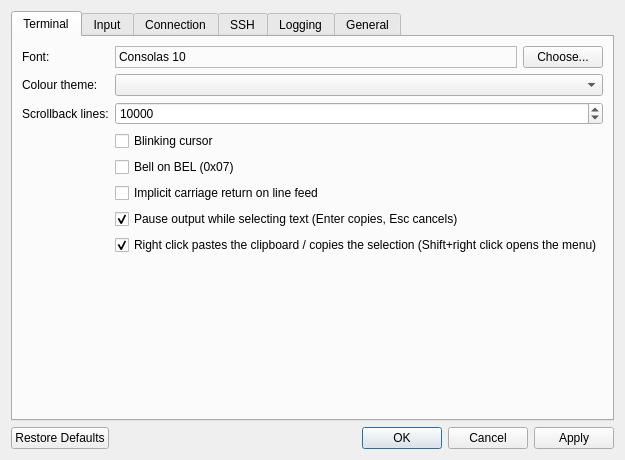
<?xml version="1.0" encoding="UTF-8"?>
<ui version="4.0">
 <class>PreferencesDialog</class>
 <widget class="QDialog" name="PreferencesDialog">
  <property name="geometry">
   <rect>
    <x>0</x>
    <y>0</y>
    <width>560</width>
    <height>460</height>
   </rect>
  </property>
  <property name="windowTitle">
   <string>Preferences</string>
  </property>
  <layout class="QVBoxLayout" name="verticalLayout">
   <item>
    <widget class="QTabWidget" name="tabWidget">
     <property name="currentIndex">
      <number>0</number>
     </property>
     <widget class="QWidget" name="tabTerminal">
      <attribute name="title">
       <string>Terminal</string>
      </attribute>
      <layout class="QFormLayout" name="terminalForm">
       <item row="0" column="0">
        <widget class="QLabel" name="fontLabel">
         <property name="text">
          <string>Font:</string>
         </property>
        </widget>
       </item>
       <item row="0" column="1">
        <layout class="QHBoxLayout" name="fontLayout">
         <item>
          <widget class="QLabel" name="fontPreviewLabel">
           <property name="sizePolicy">
            <sizepolicy hsizetype="Expanding" vsizetype="Preferred">
             <horstretch>0</horstretch>
             <verstretch>0</verstretch>
            </sizepolicy>
           </property>
           <property name="frameShape">
            <enum>QFrame::Shape::StyledPanel</enum>
           </property>
           <property name="text">
            <string>Consolas 10</string>
           </property>
          </widget>
         </item>
         <item>
          <widget class="QPushButton" name="fontButton">
           <property name="text">
            <string>Choose...</string>
           </property>
          </widget>
         </item>
        </layout>
       </item>
       <item row="1" column="0">
        <widget class="QLabel" name="themeLabel">
         <property name="text">
          <string>Colour theme:</string>
         </property>
        </widget>
       </item>
       <item row="1" column="1">
        <widget class="QComboBox" name="themeCombo"/>
       </item>
       <item row="2" column="0">
        <widget class="QLabel" name="scrollbackLabel">
         <property name="text">
          <string>Scrollback lines:</string>
         </property>
        </widget>
       </item>
       <item row="2" column="1">
        <widget class="QSpinBox" name="scrollbackSpin">
         <property name="minimum">
          <number>100</number>
         </property>
         <property name="maximum">
          <number>1000000</number>
         </property>
         <property name="singleStep">
          <number>1000</number>
         </property>
         <property name="value">
          <number>10000</number>
         </property>
        </widget>
       </item>
       <item row="3" column="1">
        <widget class="QCheckBox" name="cursorBlinkCheck">
         <property name="text">
          <string>Blinking cursor</string>
         </property>
        </widget>
       </item>
       <item row="4" column="1">
        <widget class="QCheckBox" name="bellCheck">
         <property name="text">
          <string>Bell on BEL (0x07)</string>
         </property>
        </widget>
       </item>
       <item row="5" column="1">
        <widget class="QCheckBox" name="implicitCrCheck">
         <property name="toolTip">
          <string>Treat a bare line feed as CR+LF. Fixes &quot;staircase&quot; output from MCU firmware that only sends \n.</string>
         </property>
         <property name="text">
          <string>Implicit carriage return on line feed</string>
         </property>
        </widget>
       </item>
       <item row="6" column="1">
        <widget class="QCheckBox" name="pauseWhileSelectingCheck">
         <property name="toolTip">
          <string>Like the Windows console: starting a selection freezes the display while incoming bytes queue up. Enter copies the selection and resumes, Esc cancels. Also in View &gt; Pause Output While Selecting.</string>
         </property>
         <property name="text">
          <string>Pause output while selecting text (Enter copies, Esc cancels)</string>
         </property>
         <property name="checked">
          <bool>true</bool>
         </property>
        </widget>
       </item>
       <item row="7" column="1">
        <widget class="QCheckBox" name="rightClickPastesCheck">
         <property name="toolTip">
          <string>Like cmd.exe QuickEdit: a right click pastes the clipboard, or copies the selected text when there is a selection. The context menu opens with Shift+right click, the Menu key or Shift+F10. Also in View &gt; Right Click Pastes.</string>
         </property>
         <property name="text">
          <string>Right click pastes the clipboard / copies the selection (Shift+right click opens the menu)</string>
         </property>
         <property name="checked">
          <bool>true</bool>
         </property>
        </widget>
       </item>
      </layout>
     </widget>
     <widget class="QWidget" name="tabInput">
      <attribute name="title">
       <string>Input</string>
      </attribute>
      <layout class="QFormLayout" name="inputForm">
       <item row="0" column="0">
        <widget class="QLabel" name="enterSendsLabel">
         <property name="text">
          <string>Enter sends:</string>
         </property>
        </widget>
       </item>
       <item row="0" column="1">
        <widget class="QComboBox" name="enterSendsCombo"/>
       </item>
       <item row="1" column="1">
        <widget class="QCheckBox" name="backspaceDeleteCheck">
         <property name="toolTip">
          <string>Checked: Backspace sends DEL (0x7F), as Linux consoles expect. Unchecked: BS (0x08).</string>
         </property>
         <property name="text">
          <string>Backspace sends DEL (0x7F) instead of BS (0x08)</string>
         </property>
        </widget>
       </item>
       <item row="2" column="1">
        <widget class="QCheckBox" name="localEchoCheck">
         <property name="text">
          <string>Local echo of typed characters</string>
         </property>
        </widget>
       </item>
       <item row="3" column="0">
        <widget class="QLabel" name="encodingLabel">
         <property name="text">
          <string>Text encoding:</string>
         </property>
        </widget>
       </item>
       <item row="3" column="1">
        <widget class="QComboBox" name="encodingCombo"/>
       </item>
      </layout>
     </widget>
     <widget class="QWidget" name="tabConnection">
      <attribute name="title">
       <string>Connection</string>
      </attribute>
      <layout class="QFormLayout" name="connectionForm">
       <item row="0" column="0">
        <widget class="QLabel" name="defaultBaudLabel">
         <property name="text">
          <string>Default baud rate:</string>
         </property>
        </widget>
       </item>
       <item row="0" column="1">
        <widget class="QComboBox" name="defaultBaudCombo">
         <property name="editable">
          <bool>true</bool>
         </property>
         <property name="insertPolicy">
          <enum>QComboBox::InsertPolicy::NoInsert</enum>
         </property>
        </widget>
       </item>
       <item row="1" column="0">
        <widget class="QLabel" name="defaultDataBitsLabel">
         <property name="text">
          <string>Data bits:</string>
         </property>
        </widget>
       </item>
       <item row="1" column="1">
        <widget class="QComboBox" name="defaultDataBitsCombo"/>
       </item>
       <item row="2" column="0">
        <widget class="QLabel" name="defaultParityLabel">
         <property name="text">
          <string>Parity:</string>
         </property>
        </widget>
       </item>
       <item row="2" column="1">
        <widget class="QComboBox" name="defaultParityCombo"/>
       </item>
       <item row="3" column="0">
        <widget class="QLabel" name="defaultStopBitsLabel">
         <property name="text">
          <string>Stop bits:</string>
         </property>
        </widget>
       </item>
       <item row="3" column="1">
        <widget class="QComboBox" name="defaultStopBitsCombo"/>
       </item>
       <item row="4" column="0">
        <widget class="QLabel" name="defaultFlowLabel">
         <property name="text">
          <string>Flow control:</string>
         </property>
        </widget>
       </item>
       <item row="4" column="1">
        <widget class="QComboBox" name="defaultFlowCombo"/>
       </item>
       <item row="5" column="1">
        <widget class="QCheckBox" name="dtrCheck">
         <property name="text">
          <string>Assert DTR after connecting</string>
         </property>
        </widget>
       </item>
       <item row="6" column="1">
        <widget class="QCheckBox" name="rtsCheck">
         <property name="text">
          <string>Assert RTS after connecting</string>
         </property>
        </widget>
       </item>
       <item row="7" column="1">
        <widget class="QCheckBox" name="autoReconnectCheck">
         <property name="toolTip">
          <string>Re-open the port automatically when the device disappears (board reboot, USB re-plug).</string>
         </property>
         <property name="text">
          <string>Reconnect automatically when the port disappears</string>
         </property>
        </widget>
       </item>
       <item row="8" column="0">
        <widget class="QLabel" name="reconnectIntervalLabel">
         <property name="text">
          <string>Reconnect interval:</string>
         </property>
        </widget>
       </item>
       <item row="8" column="1">
        <widget class="QSpinBox" name="reconnectIntervalSpin">
         <property name="suffix">
          <string> ms</string>
         </property>
         <property name="minimum">
          <number>200</number>
         </property>
         <property name="maximum">
          <number>60000</number>
         </property>
         <property name="singleStep">
          <number>100</number>
         </property>
         <property name="value">
          <number>1000</number>
         </property>
        </widget>
       </item>
       <item row="9" column="1">
        <widget class="QCheckBox" name="showSimulatedPortsCheck">
         <property name="toolTip">
          <string>List the built-in simulated devices (SIM:loopback, SIM:linux, SIM:uboot, SIM:mcu) in the port list so the tool can be tried without hardware.</string>
         </property>
         <property name="text">
          <string>Show simulated devices (SIM:...) in the port list</string>
         </property>
         <property name="checked">
          <bool>true</bool>
         </property>
        </widget>
       </item>
      </layout>
     </widget>
     <widget class="QWidget" name="tabSsh">
      <attribute name="title">
       <string>SSH</string>
      </attribute>
      <layout class="QFormLayout" name="sshForm">
       <item row="0" column="0">
        <widget class="QLabel" name="sshKnownHostsLabel">
         <property name="text">
          <string>known_hosts file:</string>
         </property>
        </widget>
       </item>
       <item row="0" column="1">
        <layout class="QHBoxLayout" name="sshKnownHostsLayout">
         <item>
          <widget class="QLineEdit" name="sshKnownHostsEdit">
           <property name="toolTip">
            <string>OpenSSH known_hosts file used to verify server host keys; shared with the system ssh. Empty = ~/.ssh/known_hosts. A profile can override it.</string>
           </property>
          </widget>
         </item>
         <item>
          <widget class="QPushButton" name="sshKnownHostsBrowseButton">
           <property name="text">
            <string>Browse...</string>
           </property>
          </widget>
         </item>
        </layout>
       </item>
       <item row="1" column="0">
        <widget class="QLabel" name="sshIdentityLabel">
         <property name="text">
          <string>Default identity file:</string>
         </property>
        </widget>
       </item>
       <item row="1" column="1">
        <layout class="QHBoxLayout" name="sshIdentityLayout">
         <item>
          <widget class="QLineEdit" name="sshIdentityEdit">
           <property name="toolTip">
            <string>Private key tried for targets typed into the SSH bar. Empty = the agent and ~/.ssh/id_ed25519, id_ecdsa, id_rsa.</string>
           </property>
          </widget>
         </item>
         <item>
          <widget class="QPushButton" name="sshIdentityBrowseButton">
           <property name="text">
            <string>Browse...</string>
           </property>
          </widget>
         </item>
        </layout>
       </item>
       <item row="2" column="0">
        <widget class="QLabel" name="sshTerminalTypeLabel">
         <property name="text">
          <string>Terminal type:</string>
         </property>
        </widget>
       </item>
       <item row="2" column="1">
        <widget class="QLineEdit" name="sshTerminalTypeEdit">
         <property name="toolTip">
          <string>TERM requested for the remote PTY (xterm-256color, xterm, vt100, ...).</string>
         </property>
         <property name="placeholderText">
          <string>xterm-256color</string>
         </property>
        </widget>
       </item>
       <item row="3" column="0">
        <widget class="QLabel" name="sshKeepAliveLabel">
         <property name="text">
          <string>Keep-alive interval:</string>
         </property>
        </widget>
       </item>
       <item row="3" column="1">
        <widget class="QSpinBox" name="sshKeepAliveSpin">
         <property name="toolTip">
          <string>Seconds between keep-alive messages that detect a dead link (0 = off).</string>
         </property>
         <property name="specialValueText">
          <string>Off</string>
         </property>
         <property name="suffix">
          <string> s</string>
         </property>
         <property name="minimum">
          <number>0</number>
         </property>
         <property name="maximum">
          <number>600</number>
         </property>
         <property name="singleStep">
          <number>5</number>
         </property>
         <property name="value">
          <number>30</number>
         </property>
        </widget>
       </item>
       <item row="4" column="0">
        <widget class="QLabel" name="sshSecretsLabel">
         <property name="text">
          <string>Saved passwords:</string>
         </property>
        </widget>
       </item>
       <item row="4" column="1">
        <widget class="QLabel" name="sshSecretsNoteLabel">
         <property name="text">
          <string notr="true"/>
         </property>
         <property name="wordWrap">
          <bool>true</bool>
         </property>
        </widget>
       </item>
      </layout>
     </widget>
     <widget class="QWidget" name="tabLogging">
      <attribute name="title">
       <string>Logging</string>
      </attribute>
      <layout class="QFormLayout" name="loggingForm">
       <item row="0" column="0">
        <widget class="QLabel" name="logDirLabel">
         <property name="text">
          <string>Log directory:</string>
         </property>
        </widget>
       </item>
       <item row="0" column="1">
        <layout class="QHBoxLayout" name="logDirLayout">
         <item>
          <widget class="QLineEdit" name="logDirEdit"/>
         </item>
         <item>
          <widget class="QPushButton" name="logDirBrowseButton">
           <property name="text">
            <string>Browse...</string>
           </property>
          </widget>
         </item>
        </layout>
       </item>
       <item row="1" column="1">
        <widget class="QCheckBox" name="autoLogCheck">
         <property name="text">
          <string>Start logging automatically when a session connects</string>
         </property>
        </widget>
       </item>
       <item row="2" column="0">
        <widget class="QLabel" name="logFormatLabel">
         <property name="text">
          <string>Log format:</string>
         </property>
        </widget>
       </item>
       <item row="2" column="1">
        <widget class="QComboBox" name="logFormatCombo"/>
       </item>
       <item row="3" column="1">
        <widget class="QCheckBox" name="logIncludeTxCheck">
         <property name="text">
          <string>Include transmitted data (text and hex formats)</string>
         </property>
        </widget>
       </item>
      </layout>
     </widget>
     <widget class="QWidget" name="tabGeneral">
      <attribute name="title">
       <string>General</string>
      </attribute>
      <layout class="QFormLayout" name="generalForm">
       <item row="0" column="1">
        <widget class="QCheckBox" name="confirmCloseCheck">
         <property name="text">
          <string>Ask before closing a connected session</string>
         </property>
        </widget>
       </item>
       <item row="1" column="1">
        <widget class="QCheckBox" name="restoreSessionsCheck">
         <property name="text">
          <string>Reopen the previous session tabs on start</string>
         </property>
        </widget>
       </item>
      </layout>
     </widget>
    </widget>
   </item>
   <item>
    <widget class="QDialogButtonBox" name="buttonBox">
     <property name="orientation">
      <enum>Qt::Orientation::Horizontal</enum>
     </property>
     <property name="standardButtons">
      <set>QDialogButtonBox::StandardButton::Apply|QDialogButtonBox::StandardButton::Cancel|QDialogButtonBox::StandardButton::Ok|QDialogButtonBox::StandardButton::RestoreDefaults</set>
     </property>
    </widget>
   </item>
  </layout>
 </widget>
 <resources/>
 <connections/>
</ui>
